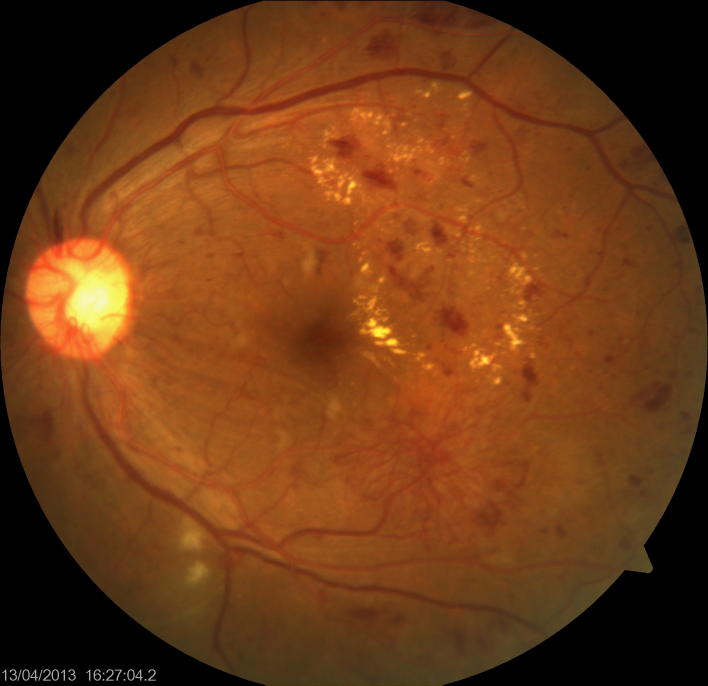
#> input picture NVD/chore/100.jpg, 2124 x 2056 px (shown at 1/3 size); its folder holds only this picture in this run
$ python bloodvessels.py
#> lines starting #> are read from the running program, lines starting #| are printed output that depends on the picture; after the words box and inside, x2 and y2 are one past the last pixel; in counts of white or black regions, pixels touching at a corner belong together
#> further down, fundus is the input picture: shape (2056, 2124, 3); mean B, G, R 22.2, 58.9, 110.5
import cv2
import numpy as np
import os
import csv


def extract_bv(image):
	b,green_fundus,r = cv2.split(image)
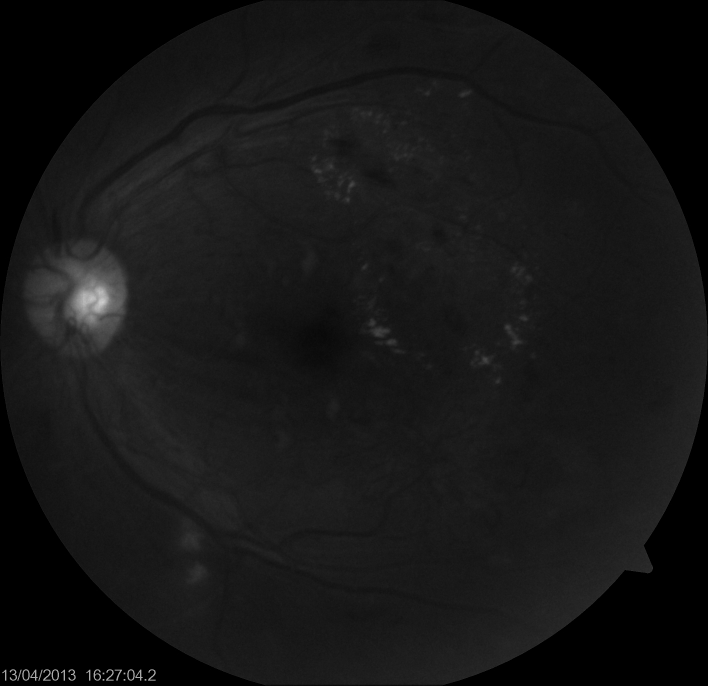
#> b: shape (2056, 2124) (shown at 1/3 size); min 0, max 208, mean 22.2
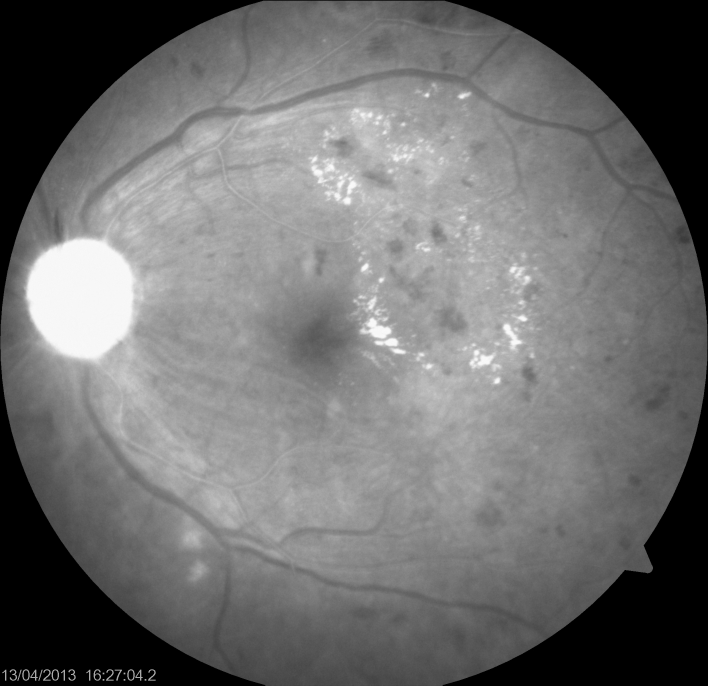
#> r: shape (2056, 2124) (shown at 1/3 size); min 0, max 254, mean 110.5
	clahe = cv2.createCLAHE(clipLimit=2.0, tileGridSize=(8,8))
	contrast_enhanced_green_fundus = clahe.apply(green_fundus)
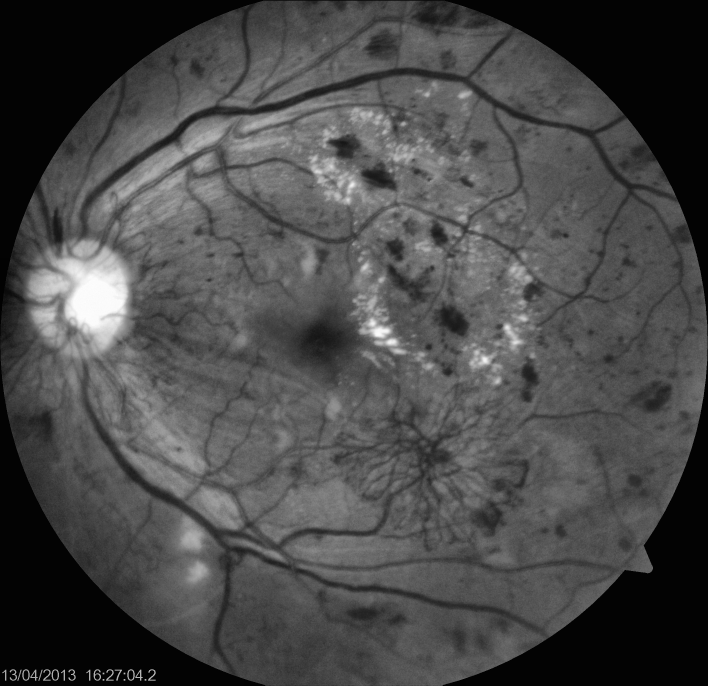
#> contrast_enhanced_green_fundus: shape (2056, 2124) (shown at 1/3 size); min 2, max 254, mean 73.5

	# applying alternate sequential filtering (3 times closing opening)
	r1 = cv2.morphologyEx(contrast_enhanced_green_fundus, cv2.MORPH_OPEN, cv2.getStructuringElement(cv2.MORPH_ELLIPSE,(5,5)), iterations = 1)
	R1 = cv2.morphologyEx(r1, cv2.MORPH_CLOSE, cv2.getStructuringElement(cv2.MORPH_ELLIPSE,(5,5)), iterations = 1)
	r2 = cv2.morphologyEx(R1, cv2.MORPH_OPEN, cv2.getStructuringElement(cv2.MORPH_ELLIPSE,(11,11)), iterations = 1)
	R2 = cv2.morphologyEx(r2, cv2.MORPH_CLOSE, cv2.getStructuringElement(cv2.MORPH_ELLIPSE,(11,11)), iterations = 1)
	r3 = cv2.morphologyEx(R2, cv2.MORPH_OPEN, cv2.getStructuringElement(cv2.MORPH_ELLIPSE,(23,23)), iterations = 1)
	R3 = cv2.morphologyEx(r3, cv2.MORPH_CLOSE, cv2.getStructuringElement(cv2.MORPH_ELLIPSE,(23,23)), iterations = 1)
	f4 = cv2.subtract(R3,contrast_enhanced_green_fundus)
	f5 = clahe.apply(f4)

	# removing very small contours through area parameter noise removal
	ret,f6 = cv2.threshold(f5,15,255,cv2.THRESH_BINARY)
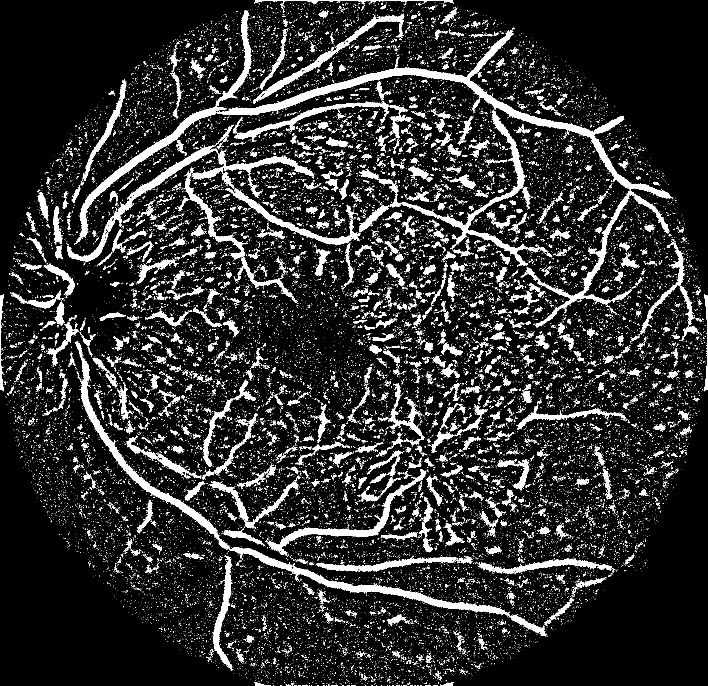
#> f6: shape (2056, 2124) (shown at 1/3 size); 11.9% white; 35004 white regions (33268 under 20 px)
	mask = np.ones(f5.shape[:2], dtype="uint8") * 255
	contours, hierarchy = cv2.findContours(f6.copy(),cv2.RETR_LIST,cv2.CHAIN_APPROX_SIMPLE)
#> contours = 38648 contours, 37432 with area under 20; largest, box (x1, y1, x2, y2) and area: (667, 91, 2017, 982) 40687, (689, 1641, 1530, 1850) 14090, (238, 1075, 690, 1649) 12646, (1170, 331, 1636, 800) 12164, (223, 309, 680, 735) 11540
	for cnt in contours:
		if cv2.contourArea(cnt) <= 200:
			cv2.drawContours(mask, [cnt], -1, 0, -1)
#> this loop made 38648 passes
#> cnt on passes 1 to 3: [[1321, 2055], [1324, 2055]], [[1310, 2055], [1311, 2055]], [[1305, 2055]]
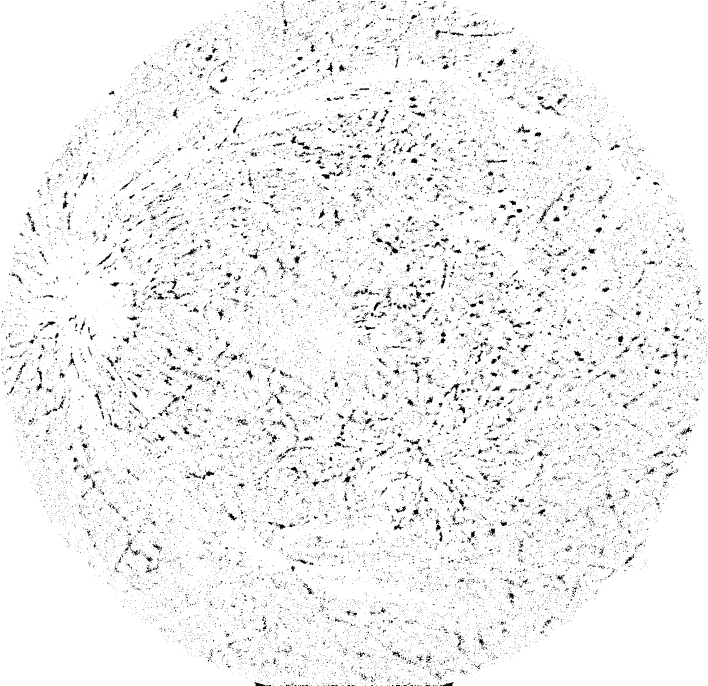
#> mask: shape (2056, 2124) (shown at 1/3 size); 95.2% white; black in thin lines or dots
	im = cv2.bitwise_and(f5, f5, mask=mask)
	ret,fin = cv2.threshold(im,15,255,cv2.THRESH_BINARY_INV)
#> fin: shape (2056, 2124); 92.7% white; 662 black regions (324 under 20 px), largest, box (x1, y1, x2, y2) and area: (667, 91, 1873, 418) 27400, (1606, 413, 2011, 982) 13759, (1170, 331, 1584, 800) 12721
	newfin = cv2.erode(fin, cv2.getStructuringElement(cv2.MORPH_ELLIPSE,(3,3)), iterations=1)
#> newfin: shape (2056, 2124); 90.7% white; 239 black regions (11 under 20 px), largest, box (x1, y1, x2, y2) and area: (666, 90, 2018, 983) 50653, (223, 1023, 1642, 1910) 35141, (1076, 330, 1637, 801) 20892

	# removing blobs of unwanted bigger chunks taking in consideration they are not straight lines like blood
	#vessels and also in an interval of area
	fundus_eroded = cv2.bitwise_not(newfin)
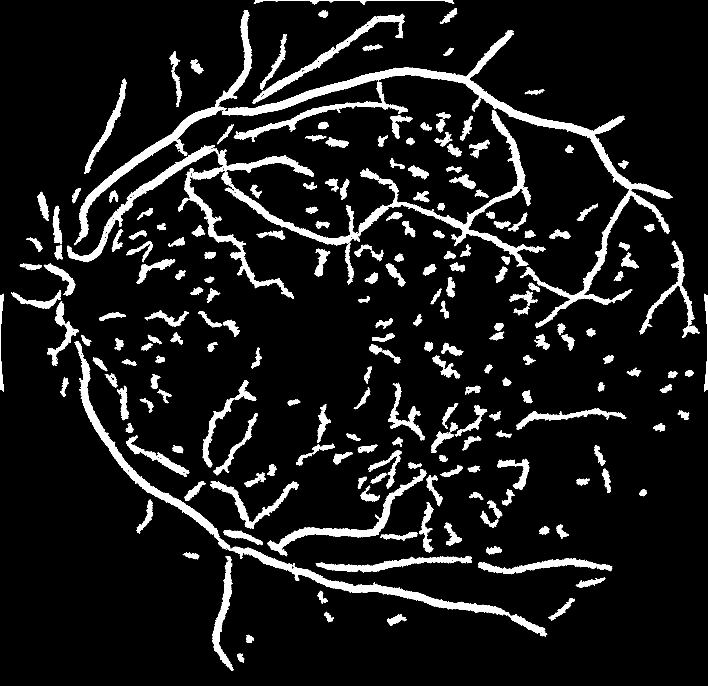
#> fundus_eroded: shape (2056, 2124) (shown at 1/3 size); 9.3% white; 239 white regions (11 under 20 px)
	xmask = np.ones(fundus.shape[:2], dtype="uint8") * 255
	xcontours, xhierarchy = cv2.findContours(fundus_eroded.copy(),cv2.RETR_LIST,cv2.CHAIN_APPROX_SIMPLE)
#> xcontours = 3037 contours, 2761 with area under 20; largest, box (x1, y1, x2, y2) and area: (666, 90, 2018, 983) 47890, (223, 1023, 1642, 1910) 33433, (1076, 330, 1637, 801) 19500, (222, 31, 757, 736) 18353, (201, 436, 942, 787) 18324
	for cnt in xcontours:
		shape = "unidentified"
		peri = cv2.arcLength(cnt, True)
		approx = cv2.approxPolyDP(cnt, 0.04 * peri, False)
		if len(approx) > 4 and cv2.contourArea(cnt) <= 3000 and cv2.contourArea(cnt) >= 100:
			shape = "circle"
		else:
			shape = "veins"
		if(shape=="circle"):
			cv2.drawContours(xmask, [cnt], -1, 0, -1)
#> this loop made 3037 passes
#> (shape, peri, approx) on passes 1, 2, 3, 4, 6, 7: ('veins', 5.66, [[687, 2002], [688, 2001], [689, 2002], [688, 2003]]), ('veins', 5.66, [[688, 1999], [689, 1998], [690, 1999], [689, 2000]]), ('veins', 5.66, [[691, 1998], [692, 1997], [693, 1998], [692, 1999]]), ('veins', 8.49, [[682, 1998], [681, 1999], [683, 2001], [684, 2000]]), ('veins', 5.66, [[688, 1991], [689, 1990], [690, 1991], [689, 1992]]), ('veins', 5.66, [[682, 1987], [683, 1986], [684, 1987], [683, 1988]])
#> xmask: shape (2056, 2124); 97.2% white; 174 black regions, largest, box (x1, y1, x2, y2) and area: (1492, 1376, 1588, 1469) 2690, (141, 964, 236, 1098) 2551, (131, 790, 226, 887) 2435

	finimage = cv2.bitwise_and(fundus_eroded,fundus_eroded,mask=xmask)
	blood_vessels = cv2.bitwise_not(finimage)
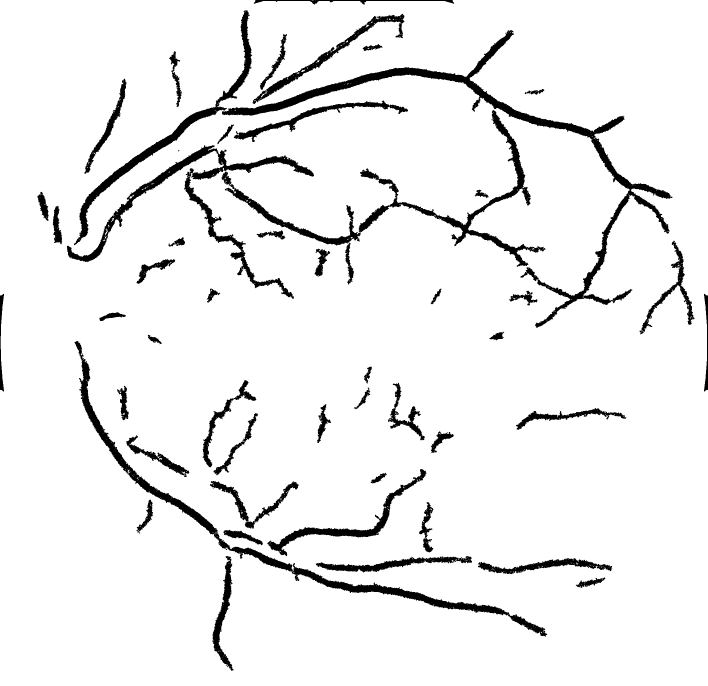
#> blood_vessels: shape (2056, 2124) (shown at 1/3 size); 93.4% white; 65 black regions (11 under 20 px), largest, box (x1, y1, x2, y2) and area: (666, 90, 2018, 983) 50653, (223, 1023, 1642, 1910) 35141, (1076, 330, 1637, 801) 20892
	return blood_vessels

if __name__ == "__main__":
	pathFolder = "chore"
	filesArray = [x for x in os.listdir(pathFolder) if os.path.isfile(os.path.join(pathFolder,x))]
	destinationFolder = "results/"
	if not os.path.exists(destinationFolder):
		os.mkdir(destinationFolder)
	for file_name in filesArray:
		file_name_no_extension = os.path.splitext(file_name)[0]
		fundus = cv2.imread(pathFolder+'/'+file_name)
		bloodvessel = extract_bv(fundus)
		cv2.imwrite(destinationFolder+file_name_no_extension+"_bloodvessel.png",bloodvessel)

$ run again, on NVD/chore/185.jpg
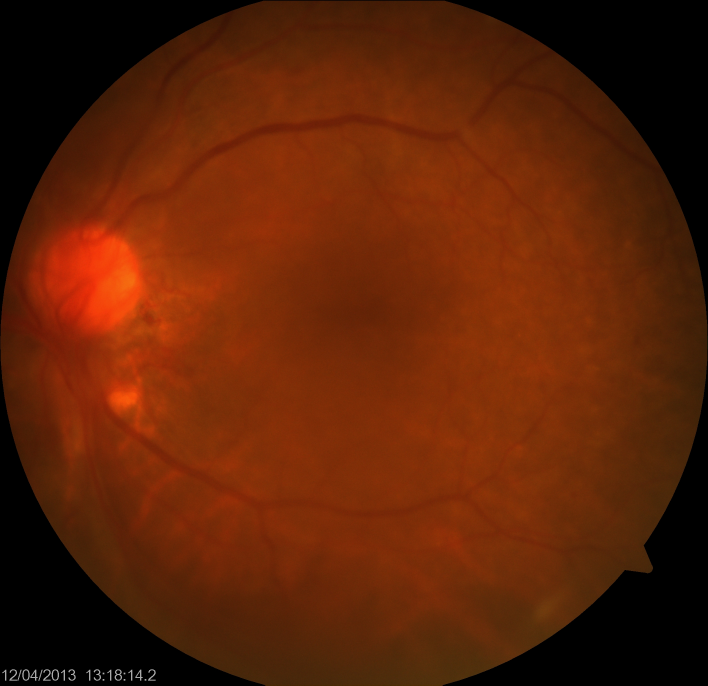
#> input picture NVD/chore/185.jpg, 2124 x 2056 px (shown at 1/3 size)
#> fundus is the input picture: shape (2056, 2124, 3); mean B, G, R 6.4, 34.2, 92.7
#> in extract_bv, `ret,f6 = cv2.threshold(f5,15,255,cv2.THRESH_BINARY)`:
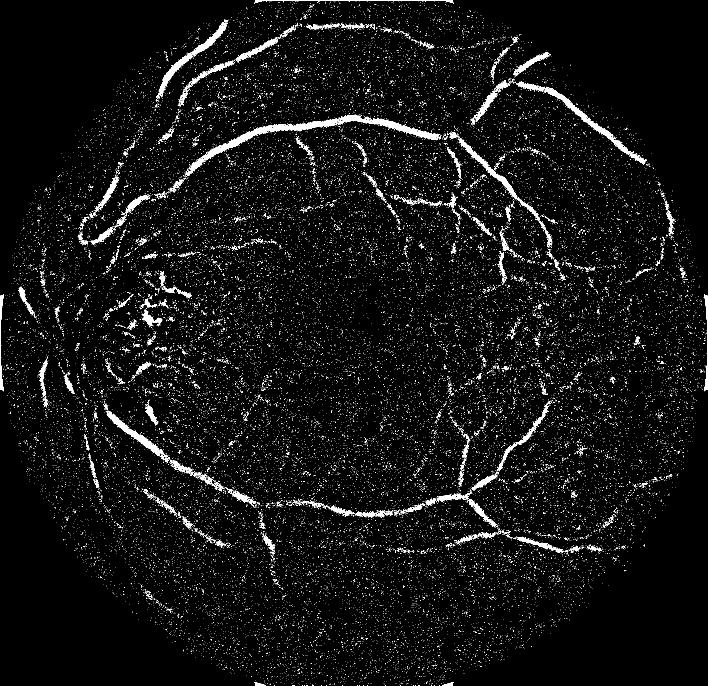
#> f6: shape (2056, 2124) (shown at 1/3 size); 3.5% white; 38751 white regions (38308 under 20 px)
#> contours = 40628 contours, 40360 with area under 20; largest, box (x1, y1, x2, y2) and area: (556, 343, 1114, 532) 8382, (1633, 260, 1941, 495) 4143, (469, 66, 680, 296) 3992, (1377, 414, 1620, 662) 3315, (1107, 354, 1323, 421) 2979
#> the loop in extract_bv, `for cnt in contours:` made 40628 passes
#> cnt on passes 1 to 3: [[1317, 2055]], [[1302, 2055]], [[1293, 2055]]
#> fin: shape (2056, 2124); 98.9% white; 317 black regions (202 under 20 px), largest, box (x1, y1, x2, y2) and area: (612, 355, 1012, 481) 5598, (1633, 260, 1922, 482) 3683, (1378, 414, 1620, 662) 3457
#> newfin: shape (2056, 2124); 98.3% white; 47 black regions (2 under 20 px), largest, box (x1, y1, x2, y2) and area: (555, 342, 1324, 533) 14266, (1552, 244, 1942, 496) 6845, (468, 65, 681, 297) 5232
#> fundus_eroded: shape (2056, 2124); 1.7% white; 47 white regions (2 under 20 px)
#> xcontours = 1644 contours, 1559 with area under 20; largest, box (x1, y1, x2, y2) and area: (555, 342, 1324, 533) 14330, (1552, 244, 1942, 496) 6670, (468, 65, 681, 297) 5012, (1376, 413, 1621, 663) 4292, (317, 1231, 493, 1370) 3693; xhierarchy = 1644 rows, first 6: [1, -1, -1, -1], [2, 0, -1, -1], [3, 1, -1, -1], [4, 2, -1, -1], [5, 3, -1, -1], [6, 4, -1, -1]
#> the loop in extract_bv, `for cnt in xcontours:` made 1644 passes
#> (shape, peri, approx) on passes 2, 3, 6, 8, 9, 12: ('veins', 5.66, [[1672, 1653], [1673, 1652], [1674, 1653], [1673, 1654]]), ('veins', 5.66, [[814, 1648], [815, 1647], [816, 1648], [815, 1649]]), ('veins', 5.66, [[1655, 1642], [1656, 1641], [1657, 1642], [1656, 1643]]), ('veins', 5.66, [[814, 1641], [815, 1640], [816, 1641], [815, 1642]]), ('veins', 5.66, [[1652, 1639], [1653, 1638], [1654, 1639], [1653, 1640]]), ('veins', 5.66, [[1619, 1638], [1620, 1637], [1621, 1638], [1620, 1639]])
#> finimage: shape (2056, 2124); 1.4% white; 28 white regions (3 under 20 px), largest, box (x1, y1, x2, y2) and area: (555, 342, 1324, 533) 14102, (1552, 244, 1942, 496) 6845, (468, 65, 681, 297) 5232
#> in extract_bv, `blood_vessels = cv2.bitwise_not(finimage)`:
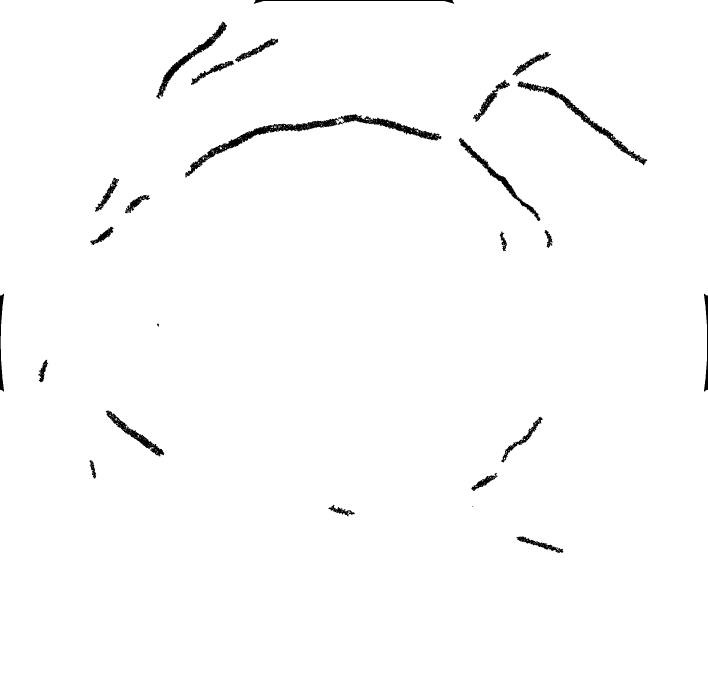
#> blood_vessels: shape (2056, 2124) (shown at 1/3 size); 98.6% white; 28 black regions (3 under 20 px), largest, box (x1, y1, x2, y2) and area: (555, 342, 1324, 533) 14102, (1552, 244, 1942, 496) 6845, (468, 65, 681, 297) 5232
